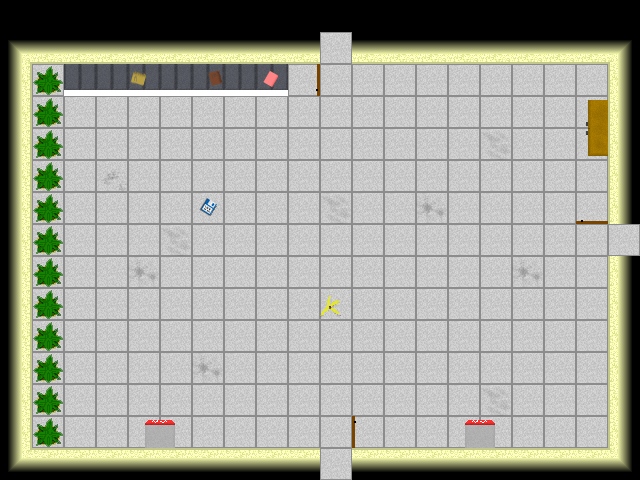

A 2D game scene composited from a Tiled map and its tileset images. What follows is a short description and the map's XML, with each tile layer's data collapsed to a summary:
An orthogonal 20x15 tile map with 32x32 px tiles, 1 tile layer (Tile Layer 1), 1 hidden layer not drawn, 2 tilesets and 4 objects (mainPlayer, doorRight, doorUp, doorDown).

<map version="1.0" orientation="orthogonal" width="20" height="15" tilewidth="32" tileheight="32">
 <tileset firstgid="1" name="metatiles32x32" tilewidth="32" tileheight="32">
  <image source="../img/map/metatiles32x32.png" width="288" height="32" />
  <tile id="0">
   <properties>
    <property name="type" value="solid" />
   </properties>
  </tile>
  <tile id="5">
   <properties>
    <property name="type" value="doorRight" />
   </properties>
  </tile>
  <tile id="6">
   <properties>
    <property name="type" value="doorUp" />
   </properties>
  </tile>
  <tile id="7">
   <properties>
    <property name="type" value="doorDown" />
   </properties>
  </tile>
  <tile id="8">
   <properties>
    <property name="type" value="doorLeft" />
   </properties>
  </tile>
 </tileset>
 <tileset firstgid="10" name="Terrain" tilewidth="32" tileheight="32">
  <image source="../img/map/Terrain.png" width="256" height="256" />
 </tileset>
 <layer name="Tile Layer 1" width="20" height="15">
  <data>[300 cells, 280 non-empty, 25 distinct tile ids]</data>
 </layer>
 <layer name="collision" width="20" height="15" visible="0">
  <data>[300 cells, 86 non-empty, 1 distinct tile ids]</data>
 </layer>
 <objectgroup name="Object Layer 1" width="20" height="15">
  <object name="mainPlayer" x="320" y="128" width="32" height="32">
   <properties>
    <property name="image" value="Main_char" />
    <property name="spritewidth" value="64" />
   </properties>
  </object>
 </objectgroup>
 <objectgroup name="doors" width="20" height="15">
  <object name="doorRight" x="576" y="224" width="28" height="28" />
  <object name="doorUp" x="320" y="64" width="29" height="28">
   <properties>
    <property name="type" value="door" />
   </properties>
  </object>
  <object name="doorDown" x="320" y="416" width="29" height="30">
   <properties>
    <property name="type" value="door" />
   </properties>
  </object>
 </objectgroup>
</map>
